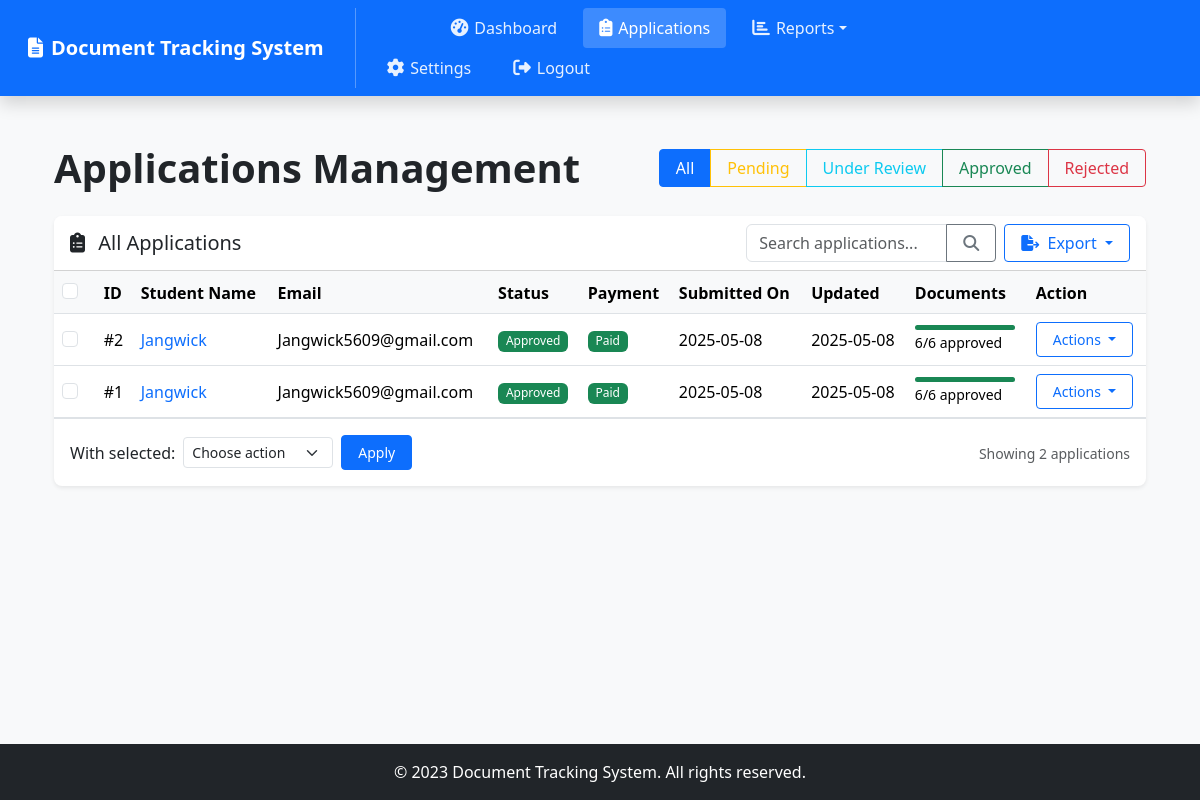
The app's page /admin/applications (signed in), older data.
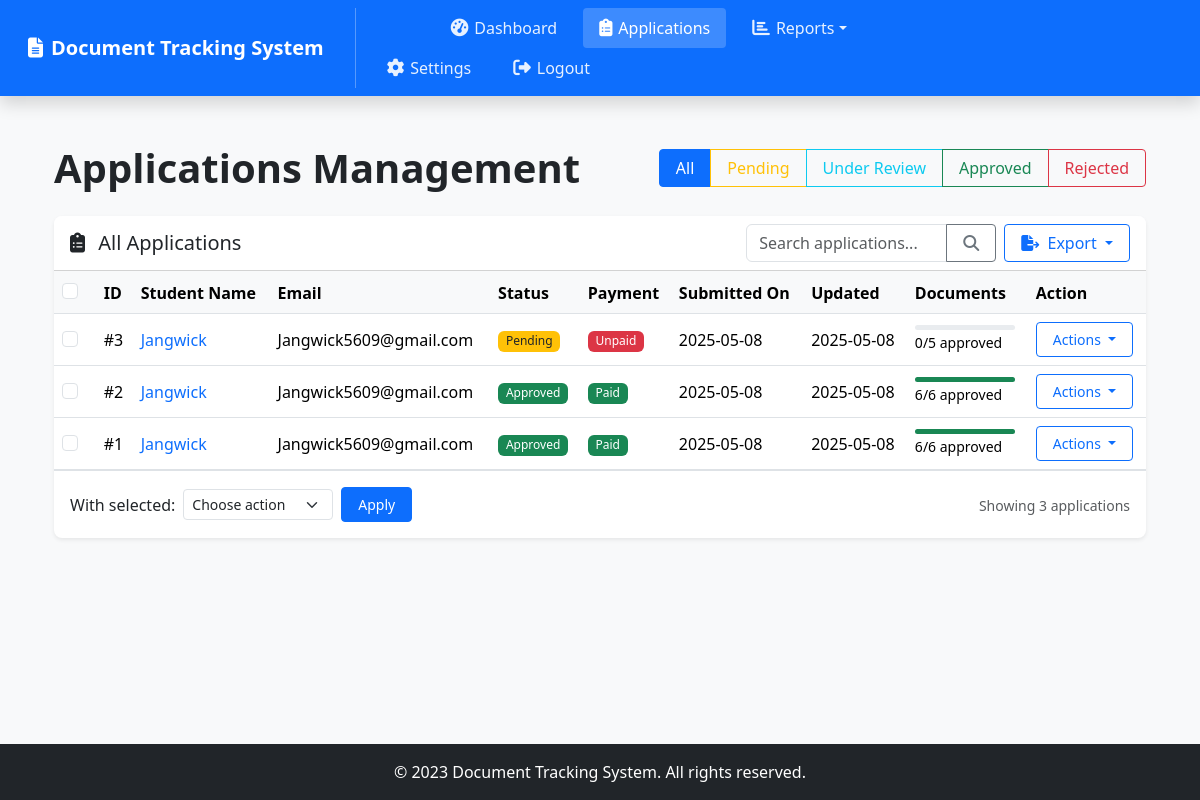
The same page, newer data.
### app.py (models this page shows, shortened)
class Application(db.Model):
    id = db.Column(db.Integer, primary_key=True)
    user_id = db.Column(db.Integer, db.ForeignKey('user.id'), nullable=False)
    status = db.Column(db.String(50), default='Pending')
    created_at = db.Column(db.DateTime, default=datetime.utcnow)
    updated_at = db.Column(db.DateTime, default=datetime.utcnow, onupdate=datetime.utcnow)
    payment_status = db.Column(db.String(20), default='Unpaid')
    documents = db.relationship('Document', backref='application', lazy=True)

class User(db.Model, UserMixin):
    id = db.Column(db.Integer, primary_key=True)
    username = db.Column(db.String(100), unique=True, nullable=False)
    email = db.Column(db.String(120), unique=True, nullable=False)
    password = db.Column(db.String(200), nullable=False)
    role = db.Column(db.String(20), default='student')
    profile_picture = db.Column(db.String(200), default='default.jpg')
    created_at = db.Column(db.DateTime, default=datetime.utcnow)
    applications = db.relationship('Application', backref='user', lazy=True)

### app.py (the view)
@app.route('/admin/applications')
@login_required
def admin_applications():
    if current_user.role != 'admin':
        flash('Access denied', 'danger')
        return redirect(url_for('dashboard'))
    status_filter = request.args.get('status', '')
    if status_filter:
        applications = Application.query.filter_by(status=status_filter).order_by(Application.updated_at.desc()).all()
    else:
        applications = Application.query.order_by(Application.updated_at.desc()).all()
    return render_template('admin/applications.html', applications=applications)

### templates/admin/applications.html (shortened to what this page needs)
{% extends 'base.html' %}
{% block content %}
<div class="container-fluid py-4">
    <div class="d-flex justify-content-between align-items-center flex-wrap mb-4">
        <h1 class="fw-bold mb-3 mb-lg-0">Applications Management</h1>
        <div class="btn-group">
            <a href="{{ url_for('admin_applications') }}" class="btn {% if not request.args.get('status') %}btn-primary{% else %}btn-outline-primary{% endif %}">All</a>
            <a href="{{ url_for('admin_applications', status='Pending') }}" class="btn {% if request.args.get('status') == 'Pending' %}btn-warning{% else %}btn-outline-warning{% endif %}">Pending</a>
            <a href="{{ url_for('admin_applications', status='Under Review') }}" class="btn {% if request.args.get('status') == 'Under Review' %}btn-info{% else %}btn-outline-info{% endif %}">Under Review</a>
            <a href="{{ url_for('admin_applications', status='Approved') }}" class="btn {% if request.args.get('status') == 'Approved' %}btn-success{% else %}btn-outline-success{% endif %}">Approved</a>
            <a href="{{ url_for('admin_applications', status='Rejected') }}" class="btn {% if request.args.get('status') == 'Rejected' %}btn-danger{% else %}btn-outline-danger{% endif %}">Rejected</a>
        </div>
    </div>
    <div class="card shadow-sm">
        <div class="card-header bg-white">
            <div class="d-flex justify-content-between align-items-center flex-wrap">
                <h5 class="mb-3 mb-lg-0">
                    <i class="fas fa-clipboard-list me-2"></i>
                    {% if request.args.get('status') %}
                        {{ request.args.get('status') }} Applications
                    {% else %}
                        All Applications
                    {% endif %}
                </h5>
                <div class="d-flex gap-2 flex-wrap">
                    <div class="input-group" style="width: 250px;">
                        <input type="text" class="form-control" placeholder="Search applications..." id="applicationSearch">
                        <button class="btn btn-outline-secondary" type="button">
                            <i class="fas fa-search"></i>
                        </button>
                    </div>
                    <div class="dropdown">
                        <button class="btn btn-outline-primary dropdown-toggle" type="button" id="exportDropdown" data-bs-toggle="dropdown" aria-expanded="false">
                            <i class="fas fa-file-export me-1"></i> Export
                        </button>
                    </div>
                </div>
            </div>
        </div>
        <div class="card-body p-0">
            {% if applications %}
                <form action="{{ url_for('bulk_application_action') }}" method="POST">
                    <div class="table-responsive">
                        <table class="table table-hover align-middle mb-0" id="applicationsTable">
                            <thead>
                                <tr>
                                    <th>
                                        <div class="form-check">
                                            <input class="form-check-input" type="checkbox" id="selectAllApplications">
                                        </div>
                                    </th>
                                    <th>ID</th>
                                    <th>Student Name</th>
                                    <th>Email</th>
                                    <th>Status</th>
                                    <th>Payment</th>
                                    <th>Submitted On</th>
                                    <th>Updated</th>
                                    <th>Documents</th>
                                    <th>Action</th>
                                </tr>
                            </thead>
                            <tbody>
                                {% for application in applications %}
                                <tr>
                                    <td>
                                        <div class="form-check">
                                            <input class="form-check-input application-checkbox" type="checkbox" name="application_ids" value="{{ application.id }}">
                                        </div>
                                    </td>
                                    <td>#{{ application.id }}</td>
                                    <td>
                                        <a href="{{ url_for('admin_user_detail', user_id=application.user.id) }}" class="text-decoration-none">
                                            {{ application.user.username }}
                                        </a>
                                    </td>
                                    <td>{{ application.user.email }}</td>
                                    <td>
                                        {% if application.status == 'Pending' %}
                                            <span class="badge bg-warning text-dark">{{ application.status }}</span>
                                        {% elif application.status == 'Under Review' %}
                                            <span class="badge bg-info">{{ application.status }}</span>
                                        {% elif application.status == 'Approved' %}
                                            <span class="badge bg-success">{{ application.status }}</span>
                                        {% elif application.status == 'Rejected' %}
                                            <span class="badge bg-danger">{{ application.status }}</span>
                                        {% else %}
                                            <span class="badge bg-secondary">{{ application.status }}</span>
                                        {% endif %}
                                    </td>
                                    <td>
                                        {% if application.payment_status == 'Paid' %}
                                            <span class="badge bg-success">{{ application.payment_status }}</span>
                                        {% else %}
                                            <span class="badge bg-danger">{{ application.payment_status }}</span>
                                        {% endif %}
                                    </td>
                                    <td>{{ application.created_at.strftime('%Y-%m-%d') }}</td>
                                    <td>{{ application.updated_at.strftime('%Y-%m-%d') }}</td>
                                    <td>
                                        {% set document_count = application.documents|length %}
                                        {% set approved_count = application.documents|selectattr('status', 'equalto', 'Approved')|list|length %}
                                        {% if document_count > 0 %}
                                            <div class="progress" style="height: 5px; width: 100px;">
                                                <div class="progress-bar bg-success" role="progressbar"
                                                    style="width: {{ (approved_count / document_count) * 100 }}%"></div>
                                            </div>
                                            <small>{{ approved_count }}/{{ document_count }} approved</small>
                                        {% else %}
                                            <span class="badge bg-danger">No documents</span>
                                        {% endif %}
                                    </td>
                                    <td>
                                        <div class="dropdown">
                                            <button class="btn btn-sm btn-outline-primary dropdown-toggle" type="button" data-bs-toggle="dropdown">
                                                Actions
                                            </button>
                                        </div>
                                    </td>
                                </tr>
                                {% endfor %}
                            </tbody>
                        </table>
                    </div>
                    <div class="p-3 border-top">
                        <div class="row align-items-center">
                            <div class="col-md-6">
                                <div class="d-flex align-items-center">
                                    <label class="me-2">With selected:</label>
                                    <select class="form-select form-select-sm" name="action" style="width: 150px">
                                        <option value="">Choose action</option>
                                    </select>
                                    <button type="submit" class="btn btn-sm btn-primary ms-2">Apply</button>
                                </div>
                            </div>
                            <div class="col-md-6 text-md-end mt-3 mt-md-0">
                                <small class="text-muted">Showing {{ applications|length }} applications</small>
                            </div>
                        </div>
                    </div>
                </form>
            {% else %}
                <div class="p-4 text-center">
                    <i class="fas fa-clipboard-list fa-3x text-muted mb-3"></i>
                    <h5>No Applications Found</h5>
                    <p class="text-muted">There are no applications that match your criteria.</p>
                </div>
            {% endif %}
        </div>
    </div>
</div>
{% endblock %}

### templates/base.html (shortened to what this page needs)
<!DOCTYPE html>
<html lang="en">
<head>
    <link href="https://cdn.jsdelivr.net/npm/bootstrap@5.3.6/dist/css/bootstrap.min.css" rel="stylesheet">
    <script src="https://cdn.jsdelivr.net/npm/@tailwindcss/browser@4"></script>
    <link rel="stylesheet" href="{{ url_for('static', filename='css/style.css') }}">
    <link rel="stylesheet" href="https://cdnjs.cloudflare.com/ajax/libs/font-awesome/6.4.0/css/all.min.css">
</head>
<body class="bg-gray-100">
    <nav class="navbar navbar-expand-lg navbar-dark bg-primary shadow">
        <div class="container">
            <a class="navbar-brand fw-bold d-flex align-items-center flex-wrap" href="{{ url_for('index') }}">
                <div class="d-flex align-items-center">
                    <i class="fas fa-file-alt me-2"></i>Document Tracking System
                </div>
                {% if current_user.is_authenticated and current_user.role == 'admin' %}
                <div class="admin-nav">
                    <div class="nav-item">
                        <a class="nav-link {% if request.path == url_for('admin_dashboard') %}active{% endif %}" href="{{ url_for('admin_dashboard') }}">
                            <i class="fas fa-tachometer-alt"></i> Dashboard
                        </a>
                    </div>
                    <div class="nav-item">
                        <a class="nav-link {% if '/admin/applications' in request.path and not '/admin/application/' in request.path %}active{% endif %}" href="{{ url_for('admin_applications') }}">
                            <i class="fas fa-clipboard-list"></i> Applications
                        </a>
                    </div>
                    <div class="nav-item dropdown">
                        <a class="nav-link dropdown-toggle " href="#" id="adminDropdown" role="button" data-bs-toggle="dropdown">
                            <i class="fas fa-chart-bar"></i> Reports
                        </a>
                    </div>
                    <div class="nav-item">
                        <a class="nav-link {% if request.path == url_for('admin_settings') %}active{% endif %}" href="{{ url_for('admin_settings') }}">
                            <i class="fas fa-cog"></i> Settings
                        </a>
                    </div>
                        <a class="nav-link" href="{{ url_for('logout') }}">
                            <i class="fas fa-sign-out-alt"></i> Logout
                        </a>
                    </div>
                </div>
                {% endif %}
    </nav>
    <div class="content-wrapper">
        <div class="container mt-4">
            {% block content %}{% endblock %}
        </div>
    </div>
    <footer class="bg-dark text-white py-3 mt-auto">
        <div class="container text-center">
            <p class="mb-0">&copy; 2023 Document Tracking System. All rights reserved.</p>
        </div>
    </footer>
</body>
</html>

Row changes from the older to the newer data that the page shows:
added Application: id "3", user.username "Jangwick", user.email "Jangwick5609@gmail.com", status "Pending", payment_status "Unpaid", created_at "2025-05-08", updated_at "2025-05-08", approved_count "0", document_count "5"
Text that changed along with them:
{{ applications|length }}: "2" → "3"
